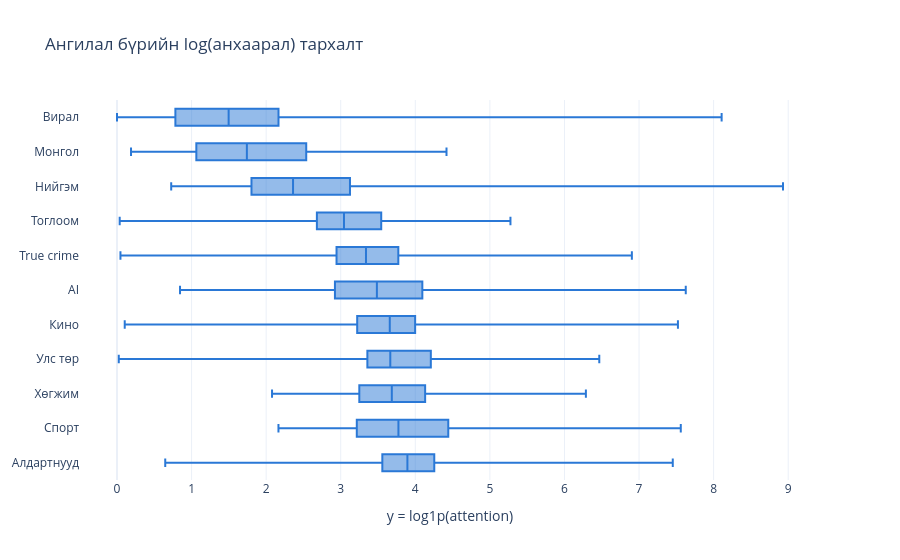

Here is the notebook cell this chart was saved with:
### Markdown cell above
## A. Ангилал бүрийн ердийн анхаарал

### Code cell
cat_mn = {"politics": "Улс төр", "film_tv": "Кино", "true_crime": "True crime", "tech_ai": "AI", "sports": "Спорт",
          "music": "Хөгжим", "games_anime": "Тоглоом", "celebs": "Алдартнууд", "society": "Нийгэм",
          "mongolia": "Монгол", "viral": "Вирал"}
c = clean_df.assign(cat=clean_df["category"].astype(str).map(cat_mn))
order = c.groupby("cat")["y"].median().sort_values().index.tolist()
fig = px.box(c.sample(8_000, random_state=1), x="y", y="cat", category_orders={"cat": order},
             color_discrete_sequence=[BLUE], points=False, title="Ангилал бүрийн log(анхаарал) тархалт")
fig.update_layout(yaxis_title=None, xaxis_title="y = log1p(attention)")
fig.show()

### Figure 1 — Plotly figure (JSON) as saved in the notebook; plotly's stock layout.template omitted (floating-point values rounded to 4 significant figures; data arrays with more than 128 entries replaced by an {"elided": "..."} marker saying what was removed)
{"data": [{"alignmentgroup": "True", "boxpoints": false, "hovertemplate": "y=%{x}<br>cat=%{y}<extra></extra>", "legendgroup": "", "marker": {"color": "#2a78d6"}, "name": "", "notched": false, "offsetgroup": "", "orientation": "h", "showlegend": false, "type": "box", "x": {"elided": "8000 float values"}, "x0": " ", "xaxis": "x", "y": {"elided": "8000 str values"}, "y0": " ", "yaxis": "y"}], "layout": {"boxmode": "group", "legend": {"tracegroupgap": 0}, "title": {"text": "Ангилал бүрийн log(анхаарал) тархалт"}, "xaxis": {"anchor": "y", "domain": [0.0, 1.0], "title": {"text": "y = log1p(attention)"}}, "yaxis": {"anchor": "x", "categoryarray": ["Алдартнууд", "Спорт", "Хөгжим", "Улс төр", "Кино", "AI", "True crime", "Тоглоом", "Нийгэм", "Монгол", "Вирал"], "categoryorder": "array", "domain": [0.0, 1.0], "title": {}}}}
